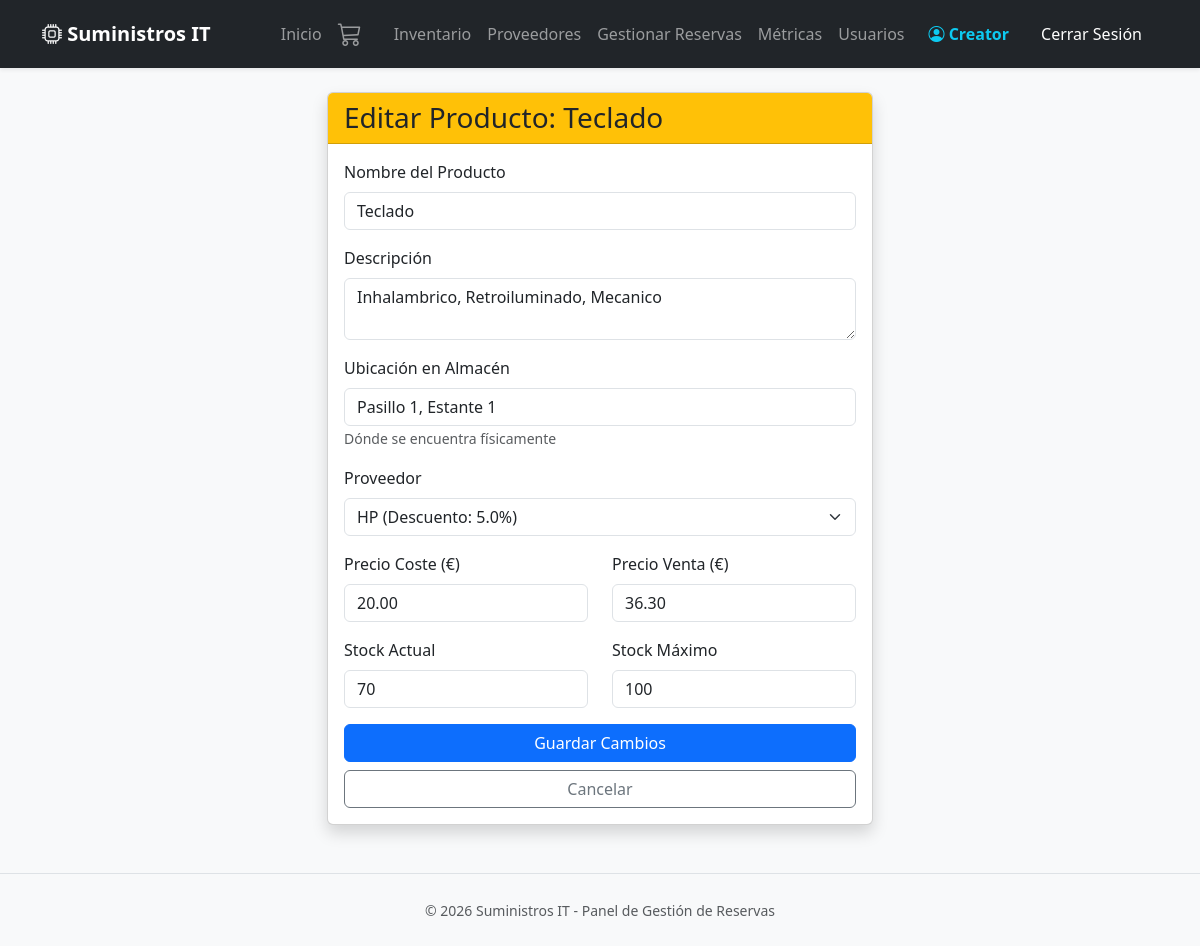
/producto/editar/1 (signed in), run on the app's committed database.
### models.py (models this page shows, shortened)
class Usuario(db.Model, UserMixin):
    id = db.Column(db.Integer, primary_key=True)
    username = db.Column(db.String(50), unique=True, nullable=False)
    password = db.Column(db.String(200), nullable=False)
    rol = db.Column(db.String(20), default='cliente')
    activo = db.Column(db.Boolean, default=True)

class Producto(db.Model):
    id = db.Column(db.Integer, primary_key=True)
    nombre = db.Column(db.String(100), nullable=False)
    descripcion = db.Column(db.Text)
    precio_coste = db.Column(db.Float, nullable=False)
    precio_venta = db.Column(db.Float, nullable=False)
    cantidad_actual = db.Column(db.Integer, default=0)
    stock_maximo = db.Column(db.Integer, default=100)
    referencia = db.Column(db.String(50))
    ubicacion = db.Column(db.String(100))
    proveedor_id = db.Column(db.Integer, db.ForeignKey('proveedor.id'))

class Proveedor(db.Model):
    id = db.Column(db.Integer, primary_key=True)
    nombre_empresa = db.Column(db.String(100), nullable=False)
    cif = db.Column(db.String(20), unique=True)
    telefono = db.Column(db.String(20))
    direccion = db.Column(db.String(200))
    descuento = db.Column(db.Float, default=0.0)
    productos = db.relationship('Producto', backref='proveedor', lazy=True)

### main.py (the view, shortened to what this page needs)
    @app.route('/producto/editar/<int:id>', methods=['GET', 'POST'])
    @login_required
    @admin_required
    def editar_producto(id):
        from models import Proveedor
        producto = Producto.query.get_or_404(id)
        proveedores = Proveedor.query.all()
        return render_template('editar_producto.html', producto=producto, proveedores=proveedores)

### main.py (called while the page is built)
def admin_required(f):
    @wraps(f)
    def decorated_function(*args, **kwargs):
        if not current_user.is_authenticated or current_user.rol != 'admin':
            flash("Acceso denegado. Solo administradores pueden acceder.", "danger")
            return redirect(url_for('index'))
        return f(*args, **kwargs)
    return decorated_function

### templates/editar_producto.html (shortened to what this page needs)
{% extends 'base.html' %}
{% block content %}
<div class="row justify-content-center">
    <div class="col-md-6">
        <div class="card shadow">
            <div class="card-header bg-warning text-dark">
                <h3 class="mb-0">Editar Producto: {{ producto.nombre }}</h3>
            </div>
            <div class="card-body">
                <form method="POST">
                    <div class="mb-3">
                        <label class="form-label">Nombre del Producto</label>
                        <input type="text" name="nombre" class="form-control" value="{{ producto.nombre }}" required>
                    </div>
                    <div class="mb-3">
                        <label class="form-label">Descripción</label>
                        <textarea name="descripcion" class="form-control" rows="2">{{ producto.descripcion }}</textarea>
                    </div>
                    <div class="mb-3">
                        <label class="form-label">Ubicación en Almacén</label>
                        <input type="text" name="ubicacion" class="form-control" value="{{ producto.ubicacion or '' }}">
                        <small class="text-muted">Dónde se encuentra físicamente</small>
                    </div>
                    <div class="mb-3">
                        <label class="form-label">Proveedor</label>
                        <select name="proveedor_id" class="form-select">
                            {% for prov in proveedores %}
                                <option value="{{ prov.id }}"
                                    {% if producto.proveedor_id == prov.id %}selected{% endif %}>
                                    {{ prov.nombre_empresa }}
                                    {% if prov.descuento > 0 %}
                                        (Descuento: {{ prov.descuento }}%)
                                    {% endif %}
                                </option>
                            {% endfor %}
                        </select>
                    </div>
                    <div class="row">
                        <div class="col-md-6 mb-3">
                            <label class="form-label">Precio Coste (€)</label>
                            <input type="number" step="0.01" name="precio_coste" class="form-control" value="{{ '%.2f'|format(producto.precio_coste) }}" required>
                        </div>
                        <div class="col-md-6 mb-3">
                            <label class="form-label">Precio Venta (€)</label>
                            <input type="number" step="0.01" name="precio_venta" class="form-control" value="{{ '%.2f'|format(producto.precio_venta) }}" required>
                        </div>
                    </div>
                    <div class="row">
                        <div class="col-md-6 mb-3">
                            <label class="form-label">Stock Actual</label>
                            <input type="number" name="cantidad_actual" class="form-control" value="{{ producto.cantidad_actual }}" required>
                        </div>
                        <div class="col-md-6 mb-3">
                            <label class="form-label">Stock Máximo</label>
                            <input type="number" name="stock_maximo" class="form-control" value="{{ producto.stock_maximo }}" required>
                        </div>
                    </div>
                    <div class="d-grid gap-2">
                        <button type="submit" class="btn btn-primary">Guardar Cambios</button>
                        <a href="{{ url_for('inventario') }}" class="btn btn-outline-secondary">Cancelar</a>
                    </div>
                </form>
            </div>
        </div>
    </div>
</div>
{% endblock %}

### templates/base.html (shortened to what this page needs)
<!DOCTYPE html>
<html lang="es">
<head>
    <link href="https://cdn.jsdelivr.net/npm/bootstrap@5.3.0/dist/css/bootstrap.min.css" rel="stylesheet">
    <link rel="stylesheet" href="https://cdn.jsdelivr.net/npm/bootstrap-icons@1.11.0/font/bootstrap-icons.css">
</head>
<body class="bg-light">
    <nav class="navbar navbar-expand-lg navbar-dark bg-dark mb-4 shadow-sm">
        <div class="container">
            <a class="navbar-brand fw-bold" href="{{ url_for('index') }}">
                <i class="bi bi-cpu"></i> Suministros IT
            </a>
            <div class="collapse navbar-collapse" id="navbarNav">
                <div class="navbar-nav ms-auto align-items-center">
                    <a class="nav-link" href="{{ url_for('index') }}">Inicio</a>
                    {% if current_user.is_authenticated %}
                        <a class="nav-link position-relative me-3" href="{{ url_for('ver_carrito') }}" title="Ver mi carrito">
                            <i class="bi bi-cart3 fs-4"></i>
                        </a>
                        {% if current_user.rol == 'admin' %}
                            <a class="nav-link" href="{{ url_for('inventario') }}">Inventario</a>
                            <a class="nav-link" href="{{ url_for('ver_proveedores') }}">Proveedores</a>
                            <a class="nav-link" href="{{ url_for('panel_admin_reservas') }}">Gestionar Reservas</a>
                            <a class="nav-link" href="{{ url_for('dashboard') }}">Métricas</a>
                            <a class="nav-link" href="{{ url_for('ver_usuarios') }}">Usuarios</a>
                        {% elif current_user.rol == 'cliente' %}
                            <a class="nav-link" href="{{ url_for('ver_catalogo') }}">Catálogo</a>
                            <a class="nav-link" href="{{ url_for('pedidos_clientes') }}">Mis Reservas</a>
                        {% endif %}
                        <span class="navbar-text ms-3 me-2 text-info fw-semibold">
                            <i class="bi bi-person-circle"></i> {{ current_user.username }}
                        </span>
                        <a class="nav-link btn btn-outline-danger btn-sm text-white px-3 ms-2" href="{{ url_for('logout') }}">
                            Cerrar Sesión
                        </a>
                    {% else %}
                        <a class="nav-link" href="{{ url_for('login') }}">Iniciar Sesión</a>
                        <a class="nav-link btn btn-primary btn-sm text-white px-3 ms-2" href="{{ url_for('registro') }}">Registrarse</a>
                    {% endif %}
                </div>
            </div>
        </div>
    </nav>
    <div class="container">
        {% block content %}{% endblock %}
    </div>
    <footer class="text-center py-4 mt-5 text-muted border-top">
        <small>&copy; 2026 Suministros IT - Panel de Gestión de Reservas</small>
    </footer>
</body>
</html>

### data on the page
Usuario: username "Creator"
Producto: nombre "Teclado", descripcion "Inhalambrico, Retroiluminado, Mecanico", ubicacion "Pasillo 1, Estante 1", proveedor_id "HP (Descuento: 5.0%)", precio_coste "20.00", precio_venta "36.30", cantidad_actual "70", stock_maximo "100"
